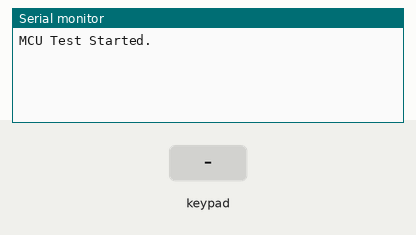
Recording of a sketch running on a simulated ESP32. Shown: the last lines printed to the serial monitor. Inputs (shaded band) come from the test bench.

Above: at 1.2 s.
1.3 s: key '0' pressed
At 2.3 s:
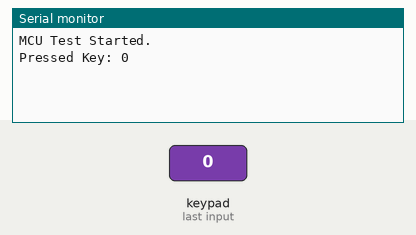
2.8 s: keypad keys 1 3 1 2 1 4 2 7 A pressed 0.4 s apart
At 6.9 s:
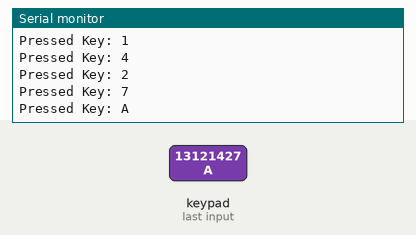
7.9 s: key 'b' pressed
At 8.4 s:
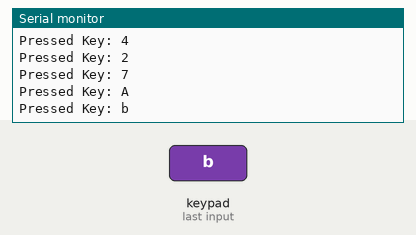
9.4 s: key 'c' pressed
At 10.6 s:
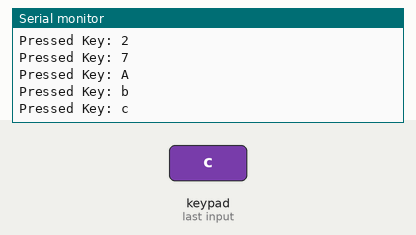
10.9 s: key 'd' pressed
At 12.1 s:
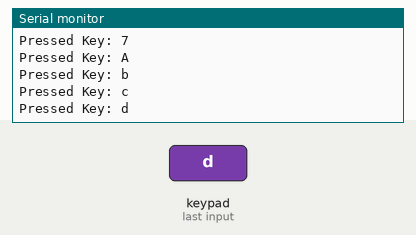
12.4 s: key 'E' pressed
At 13.0 s:
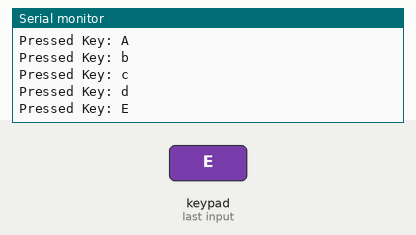
Timing chart, 0 to 14.9 s (numbered marks = the images above; inputs shaded):
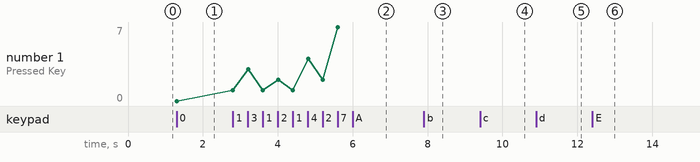

Measured:
- after the input at 1.3 s, the serial monitor: prints a new line at once (image 1)
- after the input at 2.8 s, the serial monitor: prints a new line at once (image 2)
- after the input at 7.9 s, the serial monitor: prints a new line at once (image 3)
- after the input at 9.4 s, the serial monitor: prints a new line at once (image 4)
- after the input at 10.9 s, the serial monitor: prints a new line at once (image 5)
- after the input at 12.4 s, the serial monitor: prints a new line at once (image 6)
- plotted number 1: 0 → 7 after the input at 2.8 s

The sketch:

keypad.ino
```cpp
#include <Keypad.h>

const byte ROWS = 4;
const byte COLS = 4;

char buttonMat[ROWS][COLS] = {
  {'0', '1', '2', '3'},
  {'4', '5', '6', '7'},
  {'8', '9', 'A', 'b'},
  {'c', 'd', 'E', 'F'}
};

byte rowPins[ROWS] = {13, 12, 14, 27};
byte colPins[COLS] = {26, 25, 33, 32};

Keypad customKeypad = Keypad(makeKeymap(buttonMat), rowPins, colPins, ROWS, COLS);

void setup(){
  Serial.begin(9600);
  Serial.println("MCU Test Started.");
}

void loop(){
  char pressedKey = customKeypad.getKey();

  if (pressedKey){
    Serial.print("Pressed Key: ");
    Serial.println(pressedKey);
  }
}
```
